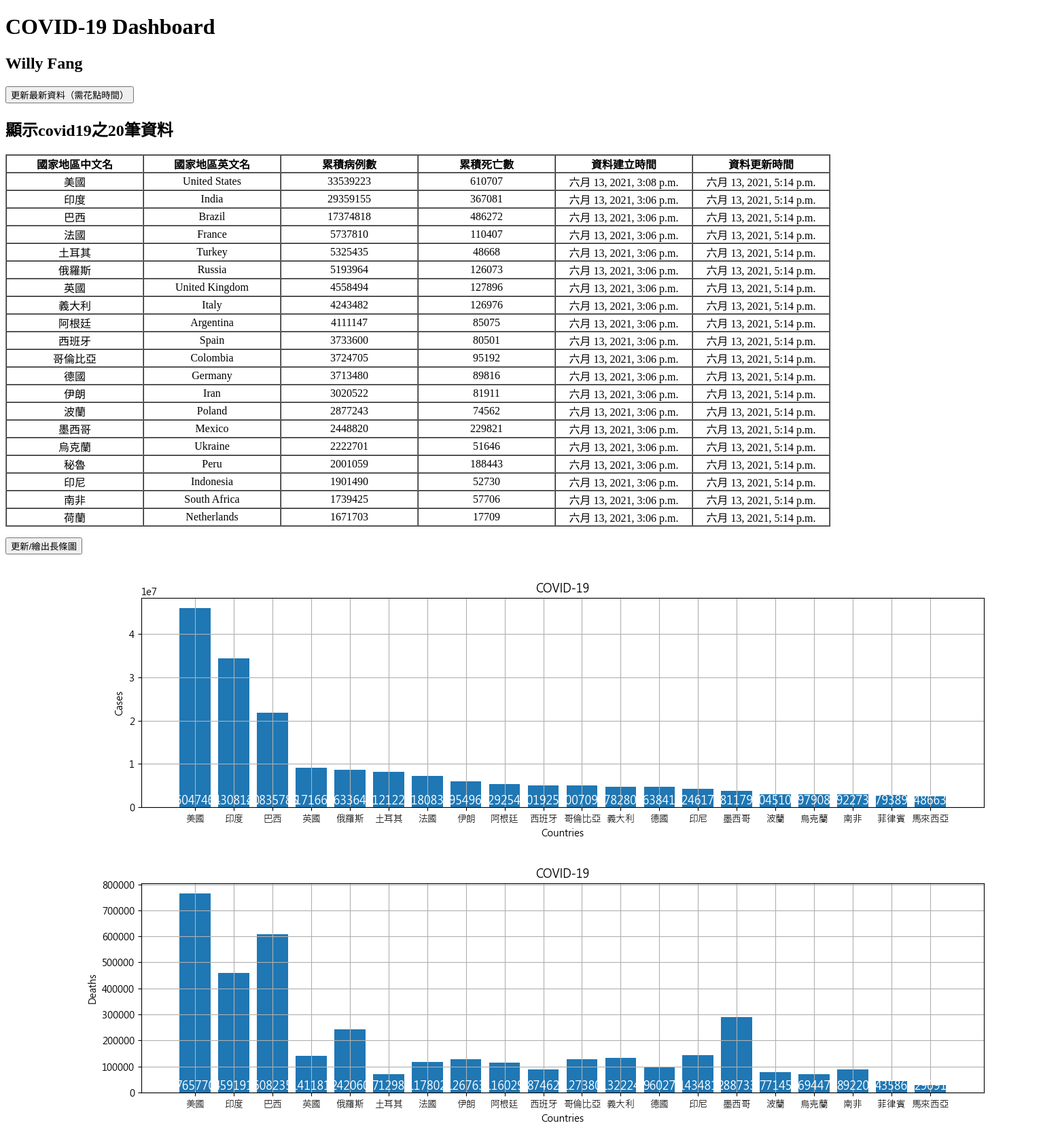
The app's page /, older data.
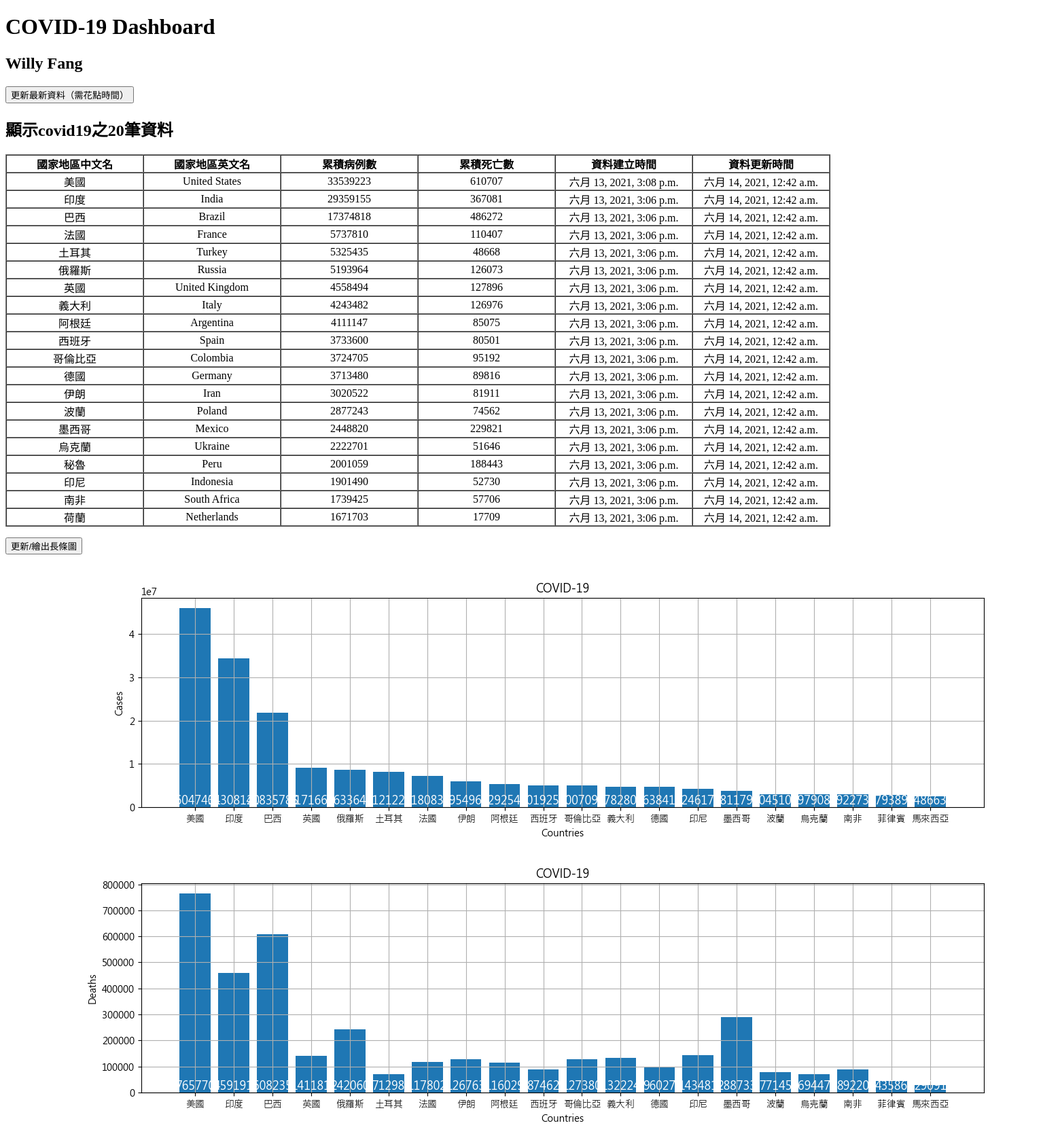
The same page, newer data.
### dashboard/models.py (models this page shows)
class covid19(models.Model):
    id = models.AutoField(primary_key=True)
    country_ch = models.CharField(max_length=255)
    country_en = models.CharField(max_length=255)
    cases = models.IntegerField(default=0)
    deaths = models.IntegerField(default=0)
    created_time = models.DateTimeField(auto_now_add=True)
    updated_time = models.DateTimeField(auto_now=True)
    class Meta:
        managed = True
        db_table = "backend_covid19"

### dashboard/views.py (the view)
# urls.py: path('', index, name='index'),
def index(request):
    covid19_items = covid19.objects.all().order_by('-cases')[:20]
    n = len(covid19_items)
    context = {'covid19_items': covid19_items, 'n': n}
    return render(request, 'index.html', locals())

### templates/index.html (shortened to what this page needs)
{% load static %}
<!DOCTYPE html>
<html lang="en">
  <head>
  </head>
  <body>
    <div class="container">
      <h1>COVID-19 Dashboard</h1>
      <h2>Willy Fang</h2>
    </div>
    <input type ="button" onclick="javascript:location.href='/import_data/'" value="更新最新資料（需花點時間）">
    <h2>顯示covid19之{{ n }}筆資料</h2>
    <table border="1" cellpadding="0" cellspacing="0">
        <th>國家地區中文名</th>
        <th>國家地區英文名</th>
        <th>累積病例數</th>
        <th>累積死亡數</th>
        <th>資料建立時間</th>
        <th>資料更新時間</th>
    {% for covid19_item in covid19_items %}
        <tr>
            <td style="width:200px;" align='center' valign="middle"> {{ covid19_item.country_ch }} </td>
            <td style="width:200px;" align='center' valign="middle"> {{ covid19_item.country_en }} </td>
            <td style="width:200px;" align='center' valign="middle"> {{ covid19_item.cases}} </td>
            <td style="width:200px;" align='center' valign="middle"> {{ covid19_item.deaths }} </td>
            <td style="width:200px;" align='center' valign="middle"> {{ covid19_item.created_time }} </td>
            <td style="width:200px;" align='center' valign="middle"> {{ covid19_item.updated_time }} </td>
        </tr>
    {% endfor %}
  </table>
    <p>
    <input type ="button" onclick="javascript:location.href='/show_bar/'" value="更新/繪出長條圖">
    <p>
    <img src="static/images/barchart1.png" />
    <p>
    <img src="static/images/barchart2.png" />
  </body>
</html>

Row changes from the older to the newer data that the page shows:
changed covid19 "美國": updated_time "六月 13, 2021, 5:14 p.m." → "六月 14, 2021, 12:42 a.m."
changed covid19 "印度": updated_time "六月 13, 2021, 5:14 p.m." → "六月 14, 2021, 12:42 a.m."
changed covid19 "巴西": updated_time "六月 13, 2021, 5:14 p.m." → "六月 14, 2021, 12:42 a.m."
changed covid19 "法國": updated_time "六月 13, 2021, 5:14 p.m." → "六月 14, 2021, 12:42 a.m."
changed covid19 "土耳其": updated_time "六月 13, 2021, 5:14 p.m." → "六月 14, 2021, 12:42 a.m."
changed covid19 "俄羅斯": updated_time "六月 13, 2021, 5:14 p.m." → "六月 14, 2021, 12:42 a.m."
changed covid19 "英國": updated_time "六月 13, 2021, 5:14 p.m." → "六月 14, 2021, 12:42 a.m."
changed covid19 "義大利": updated_time "六月 13, 2021, 5:14 p.m." → "六月 14, 2021, 12:42 a.m."
changed covid19 "阿根廷": updated_time "六月 13, 2021, 5:14 p.m." → "六月 14, 2021, 12:42 a.m."
changed covid19 "西班牙": updated_time "六月 13, 2021, 5:14 p.m." → "六月 14, 2021, 12:42 a.m."
changed covid19 "哥倫比亞": updated_time "六月 13, 2021, 5:14 p.m." → "六月 14, 2021, 12:42 a.m."
changed covid19 "德國": updated_time "六月 13, 2021, 5:14 p.m." → "六月 14, 2021, 12:42 a.m."
changed covid19 "伊朗": updated_time "六月 13, 2021, 5:14 p.m." → "六月 14, 2021, 12:42 a.m."
changed covid19 "波蘭": updated_time "六月 13, 2021, 5:14 p.m." → "六月 14, 2021, 12:42 a.m."
changed covid19 "墨西哥": updated_time "六月 13, 2021, 5:14 p.m." → "六月 14, 2021, 12:42 a.m."
changed covid19 "烏克蘭": updated_time "六月 13, 2021, 5:14 p.m." → "六月 14, 2021, 12:42 a.m."
changed covid19 "秘魯": updated_time "六月 13, 2021, 5:14 p.m." → "六月 14, 2021, 12:42 a.m."
changed covid19 "印尼": updated_time "六月 13, 2021, 5:14 p.m." → "六月 14, 2021, 12:42 a.m."
changed covid19 "南非": updated_time "六月 13, 2021, 5:14 p.m." → "六月 14, 2021, 12:42 a.m."
changed covid19 "荷蘭": updated_time "六月 13, 2021, 5:14 p.m." → "六月 14, 2021, 12:42 a.m."
